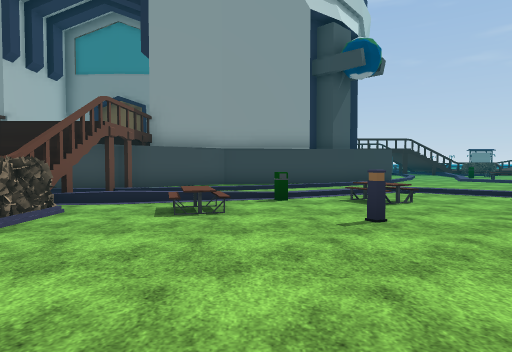
view 1 (above)

24 first-person views from a walk through a scene from a Unity 3-D project. The camera is 1.4 m above the floor, tilts 2° down and sees 75° across. The floor is counted in squares, 2 m on a side. Each view is taken from the middle of a square. On the plan, view 1 faces up. The plan holds only what a view shows up to about 10 squares ahead; the rest is blank. The place goes on beyond the plan. The terrain is drawn as flat ground. Some surface patterns are stand-ins.

view 2
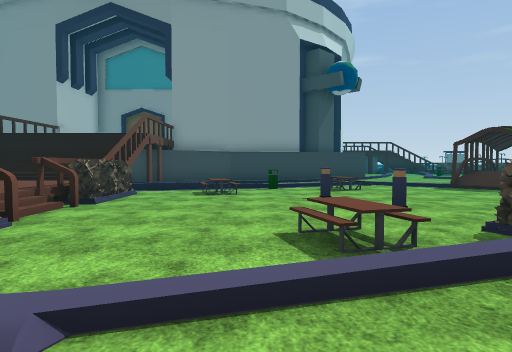

view 3
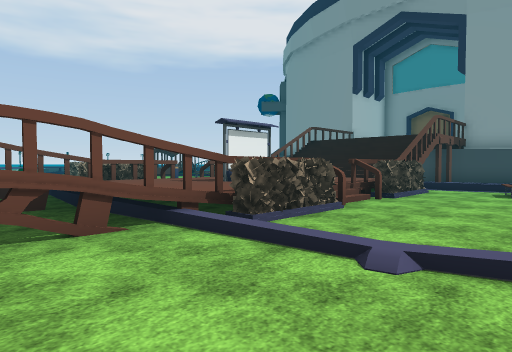

view 4
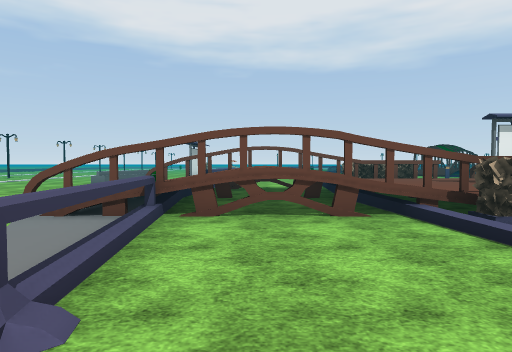

view 5
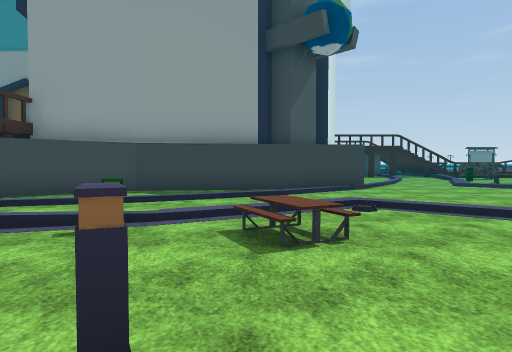

view 6
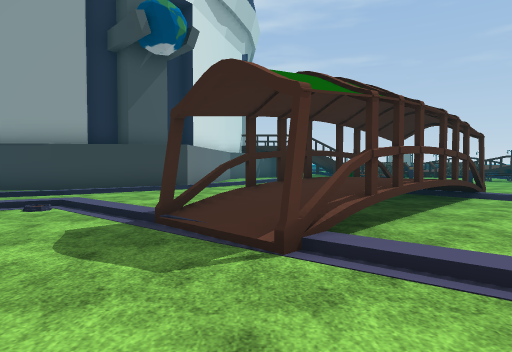

view 7
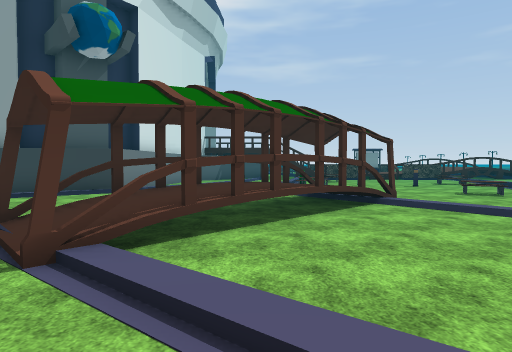

view 8
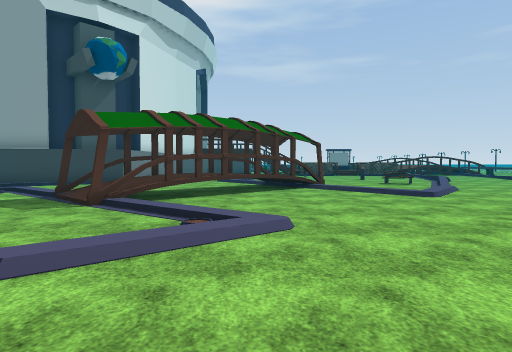

view 9
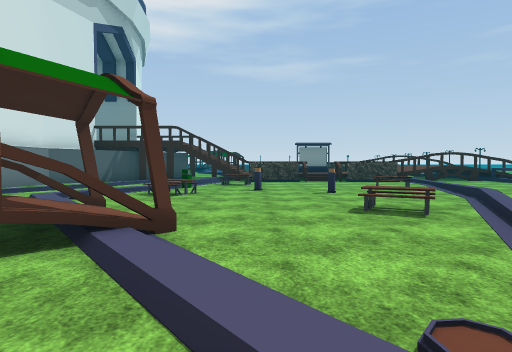

view 10
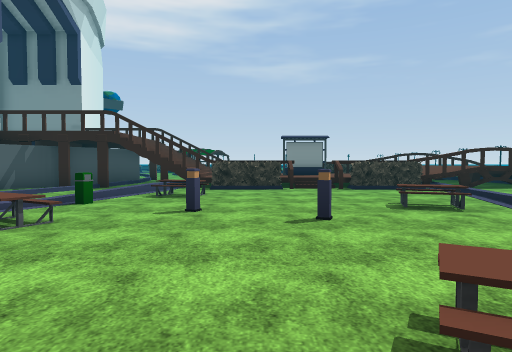

view 11
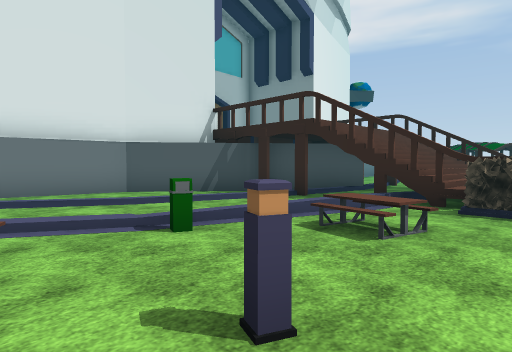

view 12
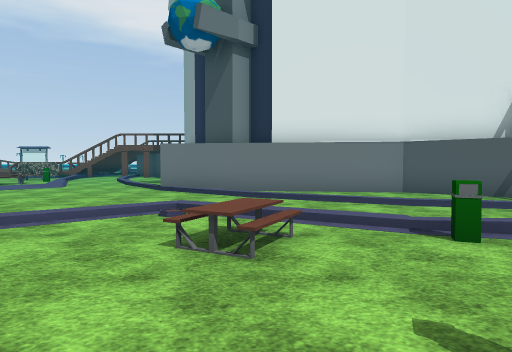

view 13
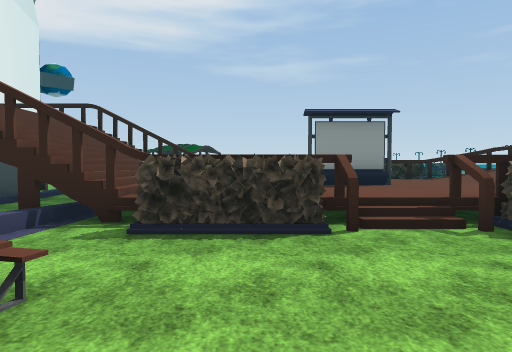

view 14
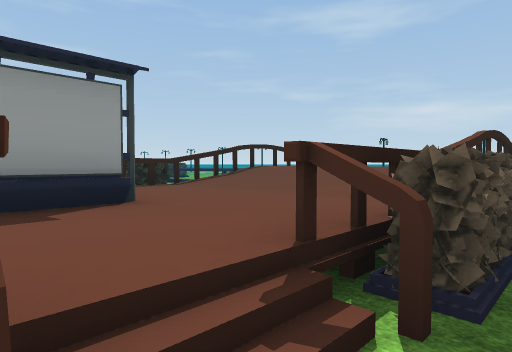

view 15
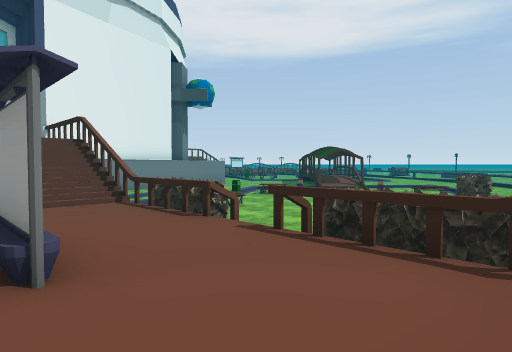

view 16
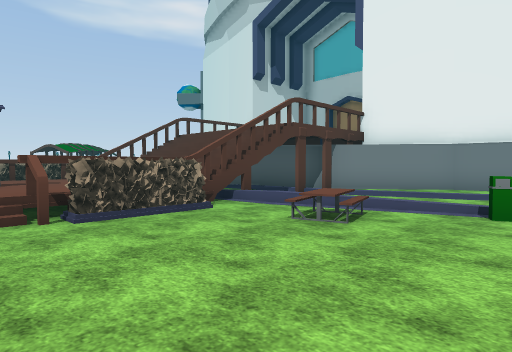

view 17
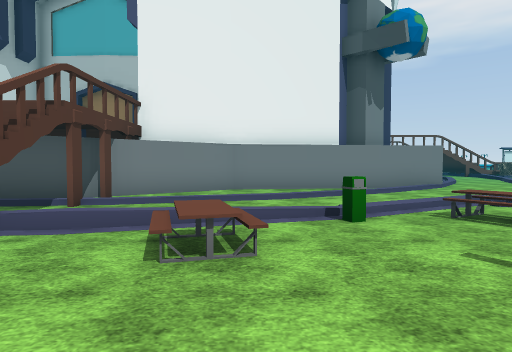

view 18
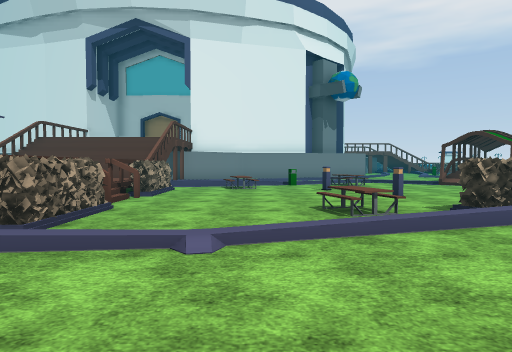

view 19
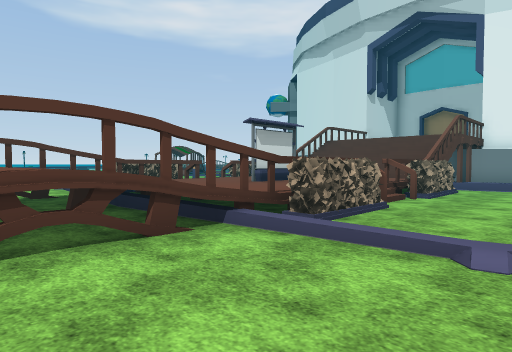

view 20
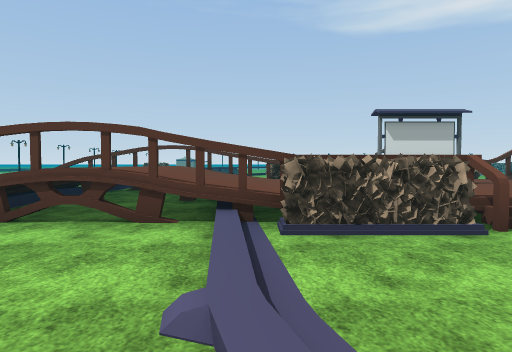

view 21
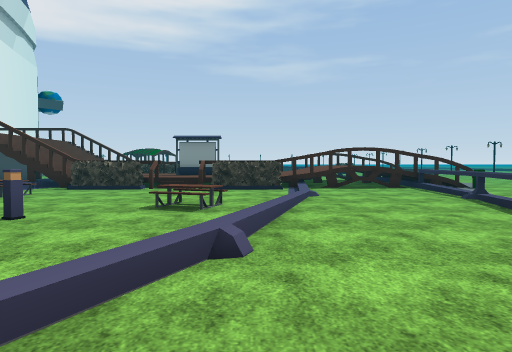

view 22
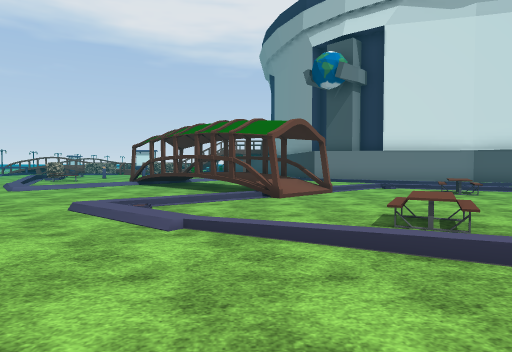

view 23
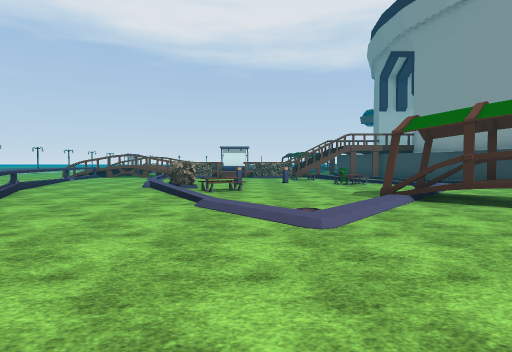

view 24
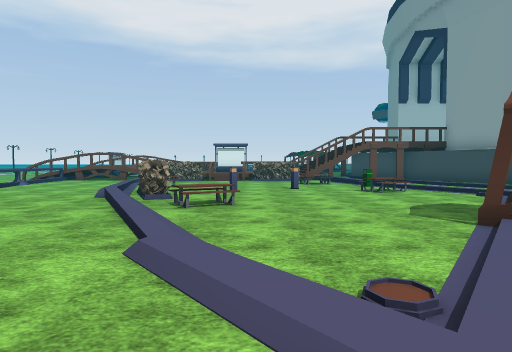

### Floor plan
Key: @ floor where view 1 was taken; # wall or solid block; x gap in a wall; . main floor; : floor 0.25 m higher than the main floor; + floor 0.5 m higher than the main floor; * floor 0.75 m higher than the main floor; % floor 1 m higher than the main floor; & floor 1.25 m higher than the main floor; / step, stairs or slope; v drop or lower ground; O other object.
Columns run from 7 left of view 1 to 22 right of it. Each row starts with its distance up from view 1.
 31             #./../..O....O..
 30             #.././O......./..
 29             #../..//O...../...
 28             ##. /.//....../...
 27              ## /./......./...
 26               ##/.#x#O#/#O#vxx
 25                #/.//++++++*/&
 24                ##.//++++++*/&
 23                ##.//+++O++*/&
 22                #/. /++++++*/&
 21               ##/.#x#O#/#O#vvv
 20              ##././......./...
 19             ##.././/....../...
 18             #../..//O...../...
 17             #.././O......./..#
 16             #./../..O...O/...#
 15             #././.O...O../...
 14             #/../......../..
 13           ###.../......./...
 12      ######//..../#...O./..
 11     ##..../......#//.../..
 10    ##...//.....##*/#.../...
  9   ##.///..//..##%###/./...
  8   /#/....////.#*%#..///..
  7       /:.....#//...../..
  6  /////.O..O.../#.......
  5  ///O.O........//.....
  4   ++O...O.......//...
  3    +O...........//....
  2  O +/....O..O///....
  1 +O  #.....OO./.....
  0 ++++O..@O.O/......
 -1 ++++O..///......
 -2 ///////.......#
 -3  / /.........#
 -4  & &.....  ##
 -5  ///####
 -6  ///...
 -7  //#..

Where each view was taken, in squares from view 1:
view 1: 0 up, 0 right, facing up
view 2: 3 down, 0 right, facing up
view 3: 4 down, 0 right, facing up-left
view 4: 4 down, 1 right, facing left
view 5: 3 up, 2 right, facing up
view 6: 3 up, 7 right, facing up
view 7: 3 up, 9 right, facing up
view 8: 0 up, 10 right, facing up
view 9: 7 up, 13 right, facing up
view 10: 11 up, 14 right, facing up
view 11: 15 up, 14 right, facing up-left
view 12: 15 up, 14 right, facing left
view 13: 17 up, 14 right, facing up
view 14: 20 up, 15 right, facing up-right
view 15: 23 up, 19 right, facing up-left
view 16: 31 up, 16 right, facing down-left
view 17: 29 up, 15 right, facing left
view 18: 29 up, 22 right, facing left
view 19: 29 up, 22 right, facing down-left
view 20: 30 up, 19 right, facing down
view 21: 11 up, 18 right, facing up
view 22: 10 up, 19 right, facing left
view 23: 3 up, 14 right, facing left
view 24: 3 up, 11 right, facing left
